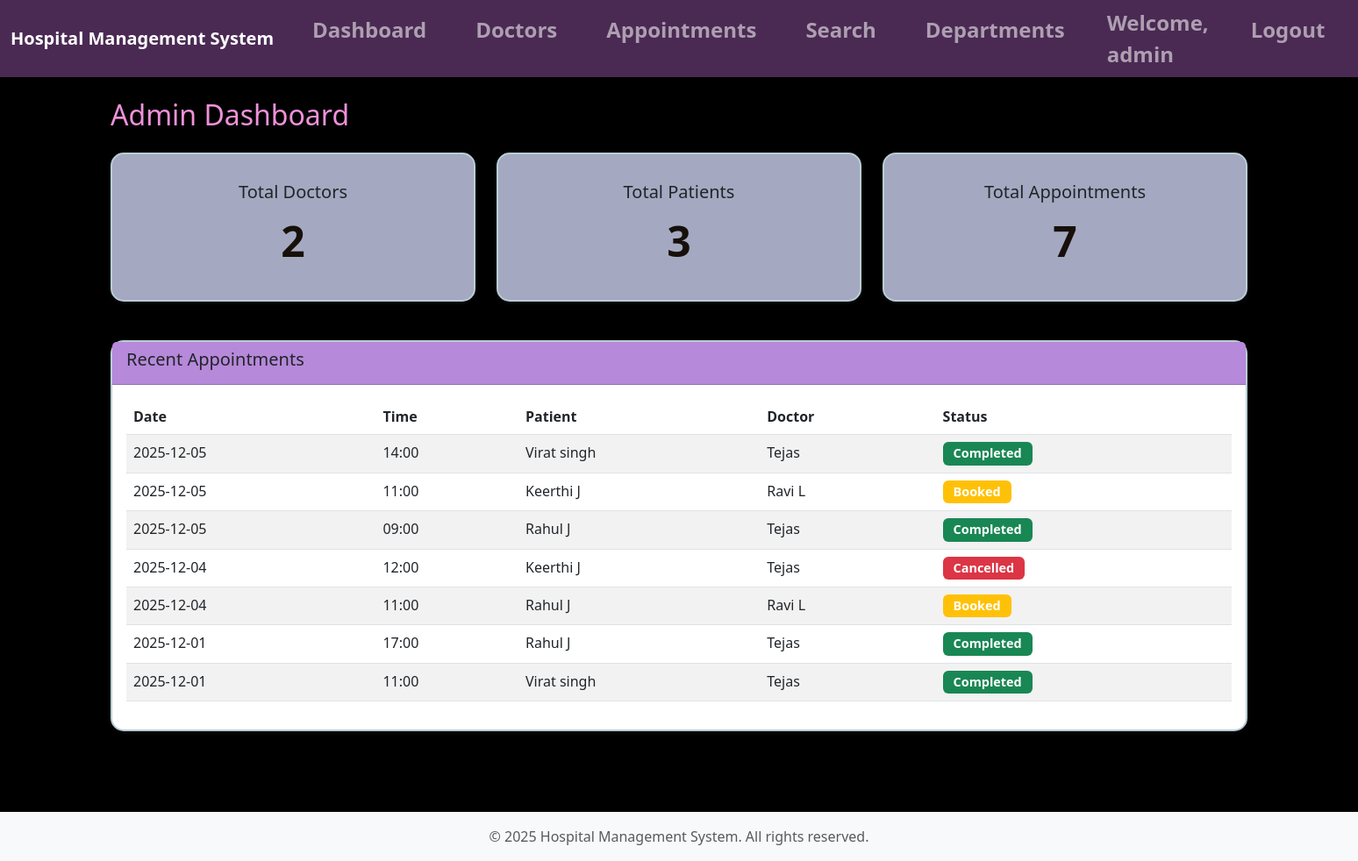
The page /admin/dashboard (signed in) on the database its author committed.
### tables this page shows
CREATE TABLE appointments (
            id INTEGER PRIMARY KEY AUTOINCREMENT,
            patient_id INTEGER NOT NULL,
            doctor_id INTEGER NOT NULL,
            appointment_date DATE NOT NULL,
            appointment_time TIME NOT NULL,
            status TEXT DEFAULT 'Booked' CHECK(status IN ('Booked', 'Completed', 'Cancelled')),
            created_at TIMESTAMP DEFAULT CURRENT_TIMESTAMP,
            FOREIGN KEY (patient_id) REFERENCES patients(id),
            FOREIGN KEY (doctor_id) REFERENCES doctors(id),
            UNIQUE(doctor_id, appointment_date, appointment_time)
        );

CREATE TABLE patients (
            id INTEGER PRIMARY KEY AUTOINCREMENT,
            user_id INTEGER NOT NULL,
            name TEXT NOT NULL,
            age INTEGER,
            gender TEXT,
            address TEXT,
            is_active INTEGER DEFAULT 1,
            FOREIGN KEY (user_id) REFERENCES users(id)
        );

CREATE TABLE doctors (
            id INTEGER PRIMARY KEY AUTOINCREMENT,
            user_id INTEGER NOT NULL,
            name TEXT NOT NULL,
            specialization_id INTEGER,
            is_active INTEGER DEFAULT 1,
            FOREIGN KEY (user_id) REFERENCES users(id),
            FOREIGN KEY (specialization_id) REFERENCES departments(id)
        );

### app.py (the view)
        def decorated_function(*args, **kwargs):
            if 'user_id' not in session:  # Check if user is logged in
                flash('Please login to access this page', 'error')
                return redirect(url_for('login'))
            if role and session.get('role') != role:  # Check role if specified
                flash('Access denied. Insufficient permissions.', 'error')
                return redirect(url_for('dashboard'))
            return f(*args, **kwargs)

### app.py (called while the page is built)
def get_db():
    conn = sqlite3.connect(app.config['DATABASE'])
    conn.row_factory = sqlite3.Row  # Return rows as dictionaries
    return conn

def query_db(query, args=(), one=False):
    conn = get_db()
    cursor = conn.execute(query, args)
    results = cursor.fetchall()
    conn.commit()  # Commit changes (SQLite auto-commits on close, but explicit is better)
    conn.close()
    return (results[0] if results else None) if one else results

def login_required(role=None):
    def decorator(f):
        def decorated_function(*args, **kwargs):
            if 'user_id' not in session:  # Check if user is logged in
                flash('Please login to access this page', 'error')
                return redirect(url_for('login'))
            if role and session.get('role') != role:  # Check role if specified
                flash('Access denied. Insufficient permissions.', 'error')
                return redirect(url_for('dashboard'))
            return f(*args, **kwargs)
        decorated_function.__name__ = f.__name__
        return decorated_function
    return decorator

### templates/admin/dashboard.html (shortened to what this page needs)
{% extends "base.html" %}
{% block content %}
<h2 class="mb-4">Admin Dashboard</h2>
<div class="row mb-4">
    <div class="col-md-4">
        <div class="card stat-card">
            <div class="card-body">
                <h5 class="card-title">Total Doctors</h5>
                <div class="stat-number">{{ total_doctors }}</div>
            </div>
        </div>
    </div>
    <div class="col-md-4">
        <div class="card stat-card">
            <div class="card-body">
                <h5 class="card-title">Total Patients</h5>
                <div class="stat-number">{{ total_patients }}</div>
            </div>
        </div>
    </div>
    <div class="col-md-4">
        <div class="card stat-card">
            <div class="card-body">
                <h5 class="card-title">Total Appointments</h5>
                <div class="stat-number">{{ total_appointments }}</div>
            </div>
        </div>
    </div>
</div>
<div class="card">
    <div class="card-header">
        <h5>Recent Appointments</h5>
    </div>
    <div class="card-body">
        {% if recent_appointments %}
            <div class="table-responsive">
                <table class="table table-striped">
                    <thead>
                        <tr>
                            <th>Date</th>
                            <th>Time</th>
                            <th>Patient</th>
                            <th>Doctor</th>
                            <th>Status</th>
                        </tr>
                    </thead>
                    <tbody>
                        {% for appointment in recent_appointments %}
                        <tr>
                            <td>{{ appointment.appointment_date }}</td>
                            <td>{{ appointment.appointment_time }}</td>
                            <td>{{ appointment.patient_name }}</td>
                            <td>{{ appointment.doctor_name }}</td>
                            <td>
                                <span class="badge bg-{{ 'success' if appointment.status == 'Completed' else 'warning' if appointment.status == 'Booked' else 'danger' }}">
                                    {{ appointment.status }}
                                </span>
                            </td>
                        </tr>
                        {% endfor %}
                    </tbody>
                </table>
            </div>
        {% else %}
            <p class="text-muted">No appointments found.</p>
        {% endif %}
    </div>
</div>
{% endblock %}

### templates/base.html (shortened to what this page needs)
<!DOCTYPE html>
<html lang="en">
<head>
    <link href="https://cdn.jsdelivr.net/npm/bootstrap@5.3.0/dist/css/bootstrap.min.css" rel="stylesheet">
    <link rel="stylesheet" href="{{ url_for('static', filename='css/style.css') }}">
</head>
<body>
    <nav class="navbar navbar-expand-lg navbar-dark bg-primary">
        <div class="container-fluid">
            <a class="navbar-brand" href="{{ url_for('index') }}">Hospital Management System</a>
            <div class="collapse navbar-collapse" id="navbarNav">
                <ul class="navbar-nav ms-auto">
                    {% if session.user_id %}
                        <li class="nav-item">
                            <a class="nav-link" href="{{ url_for('dashboard') }}">Dashboard</a>
                        </li>
                        {% if session.role == 'admin' %}
                            <li class="nav-item">
                                <a class="nav-link" href="{{ url_for('admin_doctors') }}">Doctors</a>
                            </li>
                            <li class="nav-item">
                                <a class="nav-link" href="{{ url_for('admin_appointments') }}">Appointments</a>
                            </li>
                            <li class="nav-item">
                                <a class="nav-link" href="{{ url_for('admin_search') }}">Search</a>
                            </li>
                            <li class="nav-item">
                                <a class="nav-link" href="{{ url_for('admin_departments') }}">Departments</a>
                            </li>
                        {% endif %}
                        <li class="nav-item">
                            <span class="navbar-text me-3">Welcome, {{ session.username }}</span>
                        </li>
                        <li class="nav-item">
                            <a class="nav-link" href="{{ url_for('logout') }}">Logout</a>
                        </li>
                    {% endif %}
                </ul>
            </div>
        </div>
    </nav>
    <main class="container my-4">
        {% block content %}{% endblock %}
    </main>
    <footer class="bg-light text-center py-3 mt-5">
        <div class="container">
            <p class="text-muted mb-0">&copy; 2025 Hospital Management System. All rights reserved.</p>
        </div>
    </footer>
</body>
</html>

### static/css/style.css (style rules this page uses)
body { min-height: 100vh; display: flex; flex-direction: column; background-color: #000000; }
.navbar { background-color: #4a2a53 !important; color: #e9dce6 !important; font-weight: bold; font-size: 1.5rem; }
main { flex: 1; }
h2 { color: #ef91d9 !important; }
.card { box-shadow: 0 2px 4px rgba(117, 84, 152, 0.1); margin-bottom: 20px; border-radius: 15px; border: 2px solid #b8ced3; }
.card-header { background-color: #b689db; font-weight: bold; }
.table { background-color: rgb(132, 68, 68); }
.table thead { background-color: #daaf77; }
.stat-card { text-align: center; padding: 15px; background-color: #a4a9c1; }
.stat-number { font-size: 3rem; font-weight: bold; color: #17100a; }
.navbar-nav .nav-item { margin: 0 20px; }
.badge { padding: 6px 12px; font-size: 0.9rem; }

### rows shown on the page
appointments: appointment_date "2025-12-05", appointment_time "14:00", patient_name "Virat singh", doctor_name "Tejas", status "Completed"
appointments: appointment_date "2025-12-05", appointment_time "11:00", patient_name "Keerthi J", doctor_name "Ravi L", status "Booked"
appointments: appointment_date "2025-12-05", appointment_time "09:00", patient_name "Rahul J", doctor_name "Tejas", status "Completed"
appointments: appointment_date "2025-12-04", appointment_time "12:00", patient_name "Keerthi J", doctor_name "Tejas", status "Cancelled"
appointments: appointment_date "2025-12-04", appointment_time "11:00", patient_name "Rahul J", doctor_name "Ravi L", status "Booked"
appointments: appointment_date "2025-12-01", appointment_time "17:00", patient_name "Rahul J", doctor_name "Tejas", status "Completed"
appointments: appointment_date "2025-12-01", appointment_time "11:00", patient_name "Virat singh", doctor_name "Tejas", status "Completed"

### other values the page prints
{{ session.username }} "admin"
{{ total_doctors }} "2"
{{ total_patients }} "3"
{{ total_appointments }} "7"
